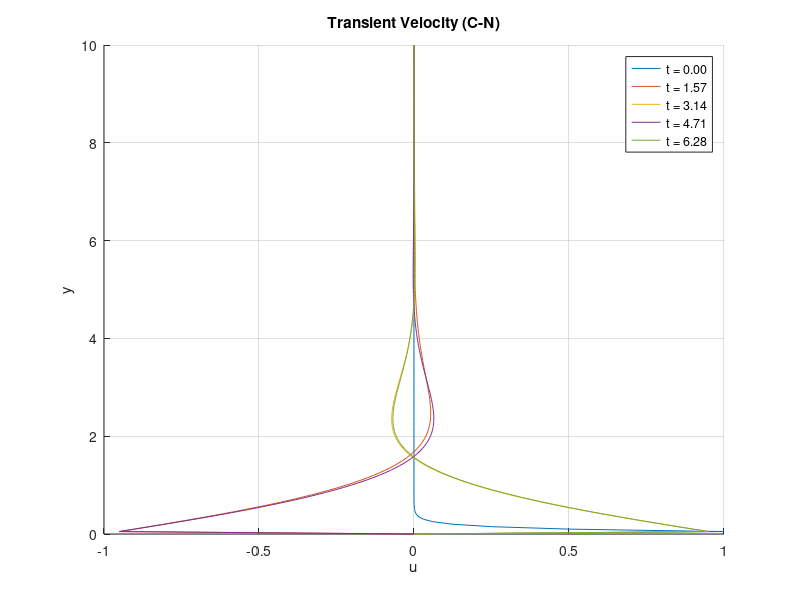
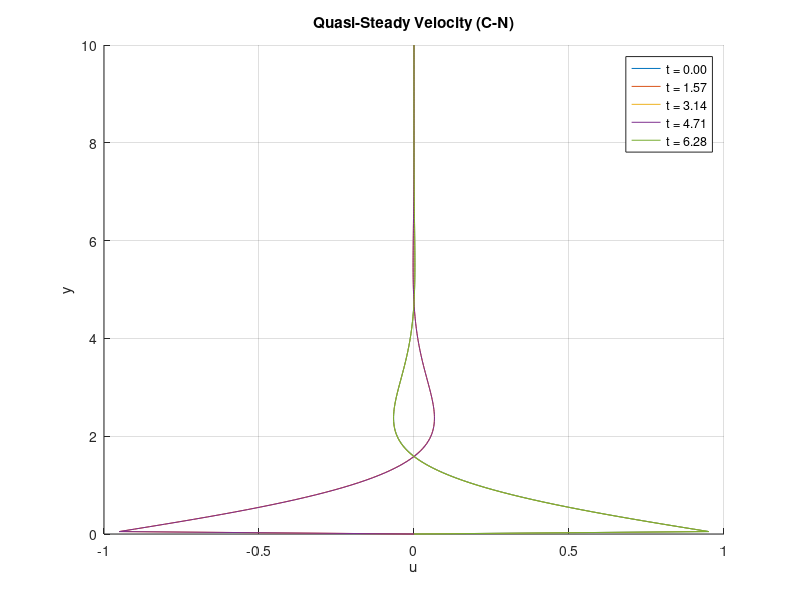

Write MATLAB code to recreate these figures, in order.
clear; clc; close all;

% 문제에 주어진 조건
nu  = 1;     
n  = 2;     
U0 = 1;     
L  = 10;
Ny  = 201;                     
dy  = L/(Ny-1);                
y   = linspace(0,L,Ny).';     
dt  = 0.01;                   
lambda = nu*dt/dy^2;           

% 시간 설정 
T_tr = 10*pi;                          % transient 기간
tP   = [0, pi/2, pi, 3*pi/2, 2*pi];    % 5개 관측 시점
tP_q = T_tr + tP;                      % quasi-steady 시점
t_end = tP_q(end);
Nt    = round(t_end/dt)+1;
t_vec = (0:Nt-1)*dt;

idx_tr = round(tP   /dt)+1;   % 인덱스(transient)
idx_q  = round(tP_q /dt)+1;   % 인덱스(quasi-steady)

% C-N 계수행렬
Nint = Ny-2;                     % 내부 노드 수

% Crank–Nicolson 계수행렬 A (좌변)
e     = ones(Nint,1);            % 편의용 단위벡터
main  = (1+lambda)*e;            % 길이 Nint
off   = (-lambda/2)*e;           % 길이 Nint

A = spdiags([off main off],[-1 0 1],Nint,Nint);   % 좌변 행렬
[Lmat,Umat] = lu(A);                              % LU 분해
B = spdiags([ -off (1-lambda)*e -off ],[-1 0 1],Nint,Nint);  % 우변 행렬



% 변수 
u     = zeros(Ny,1);     % 이전 스텝
u_new = u;               % 다음 스텝
utr  = cell(numel(tP),1);
uqs  = cell(numel(tP),1);

% 시간 적분
for k = 1:Nt
    t = t_vec(k);

    % 경계조건
    u(1)   =  U0*cos(n*t);   % y=0
    u(end) = 0;              % y=L

    % 우변 벡터 계산 (내부 노드만)
    rhs = B*u(2:end-1);

    % 경계 조건이 rhs에 주는 영향
    rhs(1)   = rhs(1)   + (lambda/2)*(u(1)      + u(1));        % 좌측
    rhs(end) = rhs(end) + (lambda/2)*(u(end)    + u(end));      % 우측

    % 선형계 풀기 
    ytmp = Lmat\rhs;
    u_int_new = Umat\ytmp;

    % 결과
    u_new(2:end-1) = u_int_new;
    u = u_new;

    % 저장
    hit_tr = find(idx_tr==k,1);  if ~isempty(hit_tr), utr{hit_tr}=u; end
    hit_q  = find(idx_q ==k,1);  if ~isempty(hit_q ), uqs{hit_q }=u; end
end

% 그래프 출력
clr = lines(numel(tP));

figure('Name','Transient (C-N)'); hold on;
for i = 1:numel(tP)
    plot(utr{i}, y,'Color',clr(i,:), ...
        'DisplayName',sprintf('t = %.2f',tP(i)));
end
xlabel('u'); ylabel('y'); grid on; title('Transient Velocity (C-N)');
legend show;

figure('Name','Quasi-Steady (C-N)'); hold on;
for i = 1:numel(tP)
    plot(uqs{i}, y,'Color',clr(i,:), ...
        'DisplayName',sprintf('t = %.2f',tP(i)));
end
xlabel('u'); ylabel('y'); grid on; title('Quasi-Steady Velocity (C-N)');
legend show;
